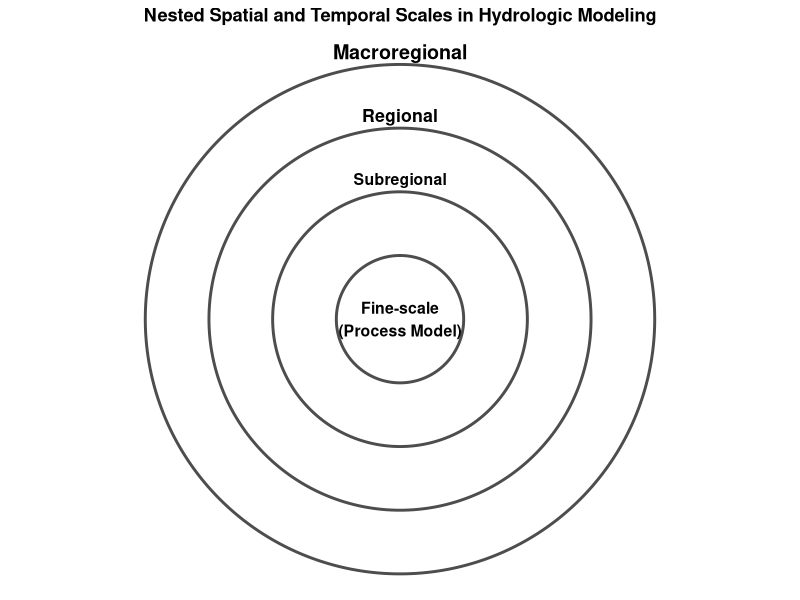

Generate this figure with R:
## ---- chunk 1
# Load necessary libraries
library(tidyverse)
library(knitr)
library(kableExtra)
library(ggforce)

## ---- chunk 2

variable_count <- tibble::tribble(
  ~Scale, ~Extent, ~Climate, ~`Land Cover`, ~Topography, ~Watershed, ~Total,
  "Station-specific", "Point-level", 2, 0, 1, 1, 4,
  "Macroregional", "Custom Macrozone", 3, 4, 3, 0, 10,
  "Regional", "Level II Ecoregion", 4, 4, 4, 5, 17, 
  "Subregional", "Level III Ecoregion", 6, 2, 4, 3, 15, 
  "Local", "NHD+ catchments", 3, 2, 8, 4, 17
)

knitr::kable(variable_count, caption = "Table: Variable Count")
## ---- chunk 3

# Create data for concentric circles
circle_data <- tibble::tibble(
  label = c("Macroregional", "Regional", "Subregional", "Fine-scale"),
  radius = c(4, 3, 2, 1),
  x0 = 0,
  y0 = 0
)

# Text positions
text_data <- tibble::tibble(
  label = c("Macroregional", "Regional", "Subregional", "Fine-scale\n(Process Model)"),
  x = c(0, 0, 0, 0),
  y = c(4.2, 3.2, 2.2, 0)
)

# Plot
ggplot() +
  # Draw concentric circles
  geom_circle(data = circle_data, 
              aes(x0 = x0, y0 = y0, r = radius),
              color = "gray30", 
              fill = NA,
              linewidth = 1) +
  # Add scale labels
  geom_text(data = text_data,
            aes(x = x, y = y, label = label),
            size = c(5, 4.5, 4, 4),
            fontface = "bold") +
  # Theme and adjustments
  coord_fixed() +
  theme_void() +
  ggtitle("Nested Spatial and Temporal Scales in Hydrologic Modeling") +
  theme(plot.title = element_text(hjust = 0.5, face = "bold"))
## ---- chunk 4
scale_table <- tibble::tibble(
  `Scale` = c("Macroregional", "Regional", "Subregional", "Fine-scale"),
  `Temporal Range` = c(
    "Decades to centuries",
    "Annual to decadal",
    "Seasonal to annual",
    "Event to seasonal"
  ),
  `Spatial Focus` = c(
    "Continental to subcontinental",
    "Multi-state to watershed",
    "Sub-watershed or HUC-12",
    "Field-scale to catchment"
  ),
  `Representative Variables` = c(
    "Climate zones, dominant land cover, ecoregion class",
    "Climate normals, storm seasonality, stream order, terrain complexity, net primary productivity",
    "Seasonal precipitation metrics, MODIS land cover %, soil texture, runoff class, TWI, flow accumulation",
    "Precipitation intensity, land use class, terrain morphology, watershed geometry, stream network structure"
  ),
  `Hydrologic Relevance` = c(
    "Broad climate context, vegetation regime",
    "Watershed-scale flow patterns and variability",
    "Runoff potential, localized hydrologic processes",
    "Runoff generation, hydrograph response"
  )
)

knitr::kable(scale_table, format = "markdown", caption = "Summary of Covariate Scales")
